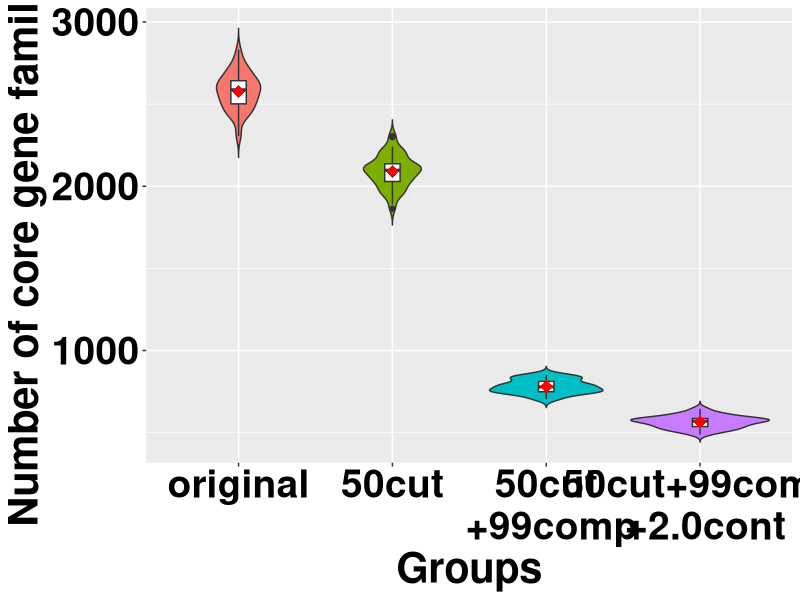

Source code (R):
library(dplyr) 
library(ggplot2)
library(reshape2)

## Load data for four groups: original (ori), fragmentation (50cut), incompleteness (50cut+99comp), and contamination (50cut+99comp+2.0cont). 
ori <- read.table(file = "R_code/Fig3.frag_incomp/EC_ori.txt",  sep = '\t', header = FALSE)
cut <- read.table(file = "R_code/Fig3.frag_incomp/EC_frag.txt",  sep = '\t', header = FALSE)
comp <- read.table(file = "R_code/Fig3.frag_incomp/EC_incomp.txt",  sep = '\t', header = FALSE)
cont <- read.table(file = "R_code/Fig3.frag_incomp/EC_cont.txt",  sep = '\t', header = FALSE)

## Reformat the data.
group <- rep("original", 50)
gene_count <- ori$V5
ori_mod <- data.frame(group,gene_count)

group <- rep("50cut", 50)
gene_count <- cut$V4
cut_mod <- data.frame(group,gene_count)

group <- rep("50cut+99comp", 50)
gene_count <- comp$V4
comp_mod <- data.frame(group,gene_count)

group <- rep("50cut+99comp+2.0cont", 50)
gene_count <- cont$V5
cont_mod <- data.frame(group,gene_count)

data <- rbind(ori_mod, cut_mod, comp_mod, cont_mod)

data$group <- factor(data$group , levels=c("original", "50cut", "50cut+99comp", "50cut+99comp+2.0cont"))
my.labels <- c("original",
               "50cut", 
               "50cut\n +99comp",
               "50cut+99comp\n +2.0cont")

## Make violin plot.
plot_violin <- ggplot(data, aes(x = group, y = gene_count, fill=group))+
  geom_violin(trim=FALSE)+
  geom_boxplot(width=0.1, fill="white")+
  theme(legend.position="none",
        axis.text.x = element_text(color="black", size=28, face= "bold"),
        axis.text.y = element_text(color="black", size=28, face= "bold"),
        axis.title.x = element_text(size=30, face= "bold"),
        axis.title.y = element_text(size=30, face= "bold"))+
  scale_x_discrete(name = "Groups", labels= my.labels)+
  scale_y_continuous(name = "Number of core gene families")+
  stat_summary(fun= mean, geom = "point", color = "red", 
               shape=18, size=4, show.legend = FALSE) 
plot_violin

